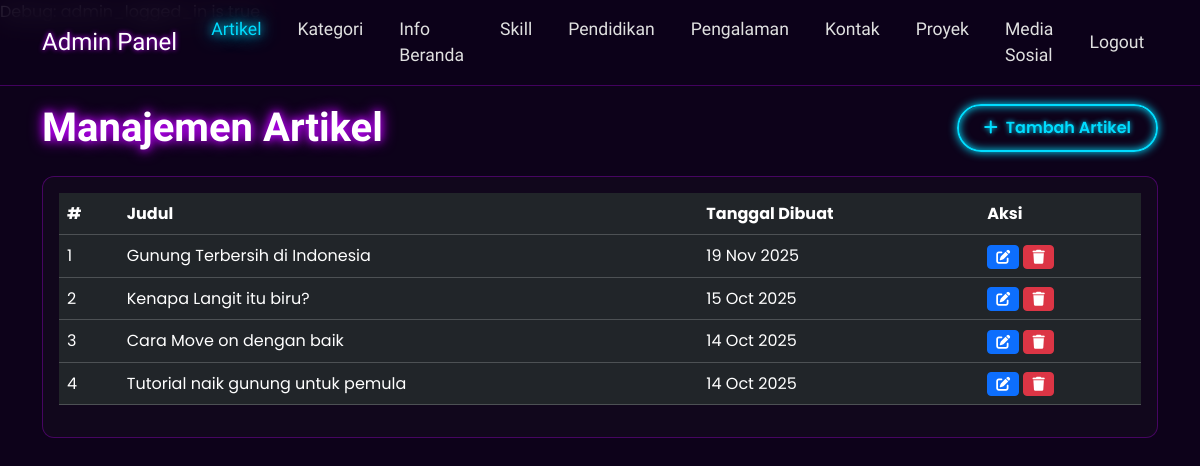
The page /admin/dashboard.php (signed in) on the database its author committed.
### tables this page shows
CREATE TABLE `articles` (
  `id` int(11) NOT NULL,
  `title` varchar(255) NOT NULL,
  `content` text NOT NULL,
  `category_id` int(11) DEFAULT NULL,
  `image_path` varchar(255) DEFAULT NULL,
  `created_at` timestamp NOT NULL DEFAULT current_timestamp()
);

### admin/dashboard.php (the view, shortened to what this page needs)
<?php
require_once 'auth_check.php';
require_once '../config/database.php';
$sql = "SELECT * FROM articles ORDER BY created_at DESC";
$articles = $pdo->query($sql)->fetchAll(PDO::FETCH_ASSOC);
?>
<!DOCTYPE html>
<html lang="id">
<head>
    <link href="https://cdn.jsdelivr.net/npm/bootstrap@5.3.3/dist/css/bootstrap.min.css" rel="stylesheet">
    <link rel="stylesheet" href="https://cdnjs.cloudflare.com/ajax/libs/font-awesome/6.5.2/css/all.min.css">
    <link rel="stylesheet" href="../css/style.css">
</head>
<body>
    <nav class="navbar navbar-expand-lg navbar-dark fixed-top">
        <div class="container">
            <a class="navbar-brand" href="#">Admin Panel</a>
            <div class="collapse navbar-collapse">
                <ul class="navbar-nav">
                    <li class="nav-item"><a class="nav-link active" href="dashboard.php">Artikel</a></li>
                    <li class="nav-item"><a class="nav-link" href="kategori.php">Kategori</a></li>
                    <li class="nav-item"><a class="nav-link" href="manage_home.php">Info Beranda</a></li>
                    <li class="nav-item"><a class="nav-link" href="manage_skills.php">Skill</a></li>
                    <li class="nav-item"><a class="nav-link" href="manage_education.php">Pendidikan</a></li>
                    <li class="nav-item"><a class="nav-link" href="manage_pengalaman.php">Pengalaman</a></li>
                    <li class="nav-item"><a class="nav-link" href="manage_contact.php">Kontak</a></li>
                    <li class="nav-item"><a class="nav-link" href="manage_projects.php">Proyek</a></li>
                    <li class="nav-item"><a class="nav-link" href="manage_social_media.php">Media Sosial</a></li>
                </ul>
                <ul class="navbar-nav ms-auto">
                    <li class="nav-item"><a class="nav-link" href="logout.php">Logout</a></li>
                </ul>
            </div>
        </div>
    </nav>
    <section class="content-section content-section-padded">
        <div class="container">
            <div class="d-flex justify-content-between align-items-center mb-4">
                <h2 class="section-title" style="margin-bottom: 0;">Manajemen Artikel</h2>
                <a href="manage_article.php" class="btn btn-custom"><i class="fa-solid fa-plus me-2"></i>Tambah Artikel</a>
            </div>
            <div class="card">
                <div class="card-body">
                    <div class="table-responsive">
                        <table class="table table-dark table-hover">
                            <thead>
                                <tr>
                                    <th>#</th>
                                    <th>Judul</th>
                                    <th>Tanggal Dibuat</th>
                                    <th>Aksi</th>
                                </tr>
                            </thead>
                            <tbody>
                                <?php if (count($articles) > 0): ?>
                                    <?php foreach ($articles as $index => $article): ?>
                                    <tr>
                                        <td><?php echo $index + 1; ?></td>
                                        <td><?php echo htmlspecialchars($article['title']); ?></td>
                                        <td><?php echo date('d M Y', strtotime($article['created_at'])); ?></td>
                                        <td>
                                            <a href="manage_article.php?id=<?php echo $article['id']; ?>" class="btn btn-sm btn-primary"><i class="fa-solid fa-pen-to-square"></i></a>
                                            <a href="delete_article.php?id=<?php echo $article['id']; ?>" class="btn btn-sm btn-danger" onclick="return confirm('Apakah Anda yakin ingin menghapus artikel ini?');"><i class="fa-solid fa-trash"></i></a>
                                        </td>
                                    </tr>
                                    <?php endforeach; ?>
                                <?php else: ?>
                                    <tr>
                                        <td colspan="4" class="text-center">Belum ada artikel.</td>
                                    </tr>
                                <?php endif; ?>
                            </tbody>
                        </table>
                    </div>
                </div>
            </div>
        </div>
    </section>
</body>
</html>

### css/style.css (style rules this page uses)
:root { --neon-blue: #00ddff; --neon-purple: #bf00ff; --background-color: #0d021a; --card-color: rgba(20, 10, 30, 0.7); --text-color: #e0e0e0; --heading-color: #ffffff; --border-color: rgba(191, 0, 255, 0.3); }
body { font-family: 'Poppins', sans-serif; background-color: var(--background-color); color: var(--text-color); margin: 0; }
.content-section-padded { padding-top: 80px; }
.navbar { background-color: rgba(13, 2, 26, 0.8); backdrop-filter: blur(12px); border-bottom: 1px solid var(--border-color); font-family: 'Rajdhani', sans-serif; }
.navbar-collapse { justify-content: flex-end; }
.navbar-brand { color: var(--heading-color) !important; font-size: 1.5rem; text-shadow: 0 0 5px var(--neon-purple); }
.nav-link { color: var(--text-color) !important; margin: 0 10px; transition: all 0.3s ease; font-size: 1.1rem; }
.nav-link.active { color: var(--neon-blue) !important; text-shadow: 0 0 10px var(--neon-blue), 0 0 20px var(--neon-blue); }
.content-section { padding: 80px 0; animation: fadeIn 1s ease-in-out; }
.section-title { font-family: 'Rajdhani', sans-serif; color: var(--heading-color); font-size: 2.5rem; font-weight: 700; margin-bottom: 40px; text-align: center; position: relative; text-shadow: 0 0 8px var(--neon-purple), 0 0 15px var(--neon-purple); }
.section-title::after { display: none; }
.card { background-color: var(--card-color); border: 1px solid var(--border-color); border-radius: 12px; transition: all 0.3s ease; backdrop-filter: blur(5px); }
.btn-custom { background-color: transparent; border: 2px solid var(--neon-blue); color: var(--neon-blue); padding: 10px 25px; border-radius: 50px; font-weight: 600; text-decoration: none; transition: all 0.3s ease; text-shadow: 0 0 5px var(--neon-blue); box-shadow: 0 0 10px var(--neon-blue), inset 0 0 8px var(--neon-blue); }

### rows shown on the page
articles: title "Gunung Terbersih di Indonesia", created_at "19 Nov 2025"
articles: title "Kenapa Langit itu biru?", created_at "15 Oct 2025"
articles: title "Cara Move on dengan baik", created_at "14 Oct 2025"
articles: title "Tutorial naik gunung untuk pemula", created_at "14 Oct 2025"
